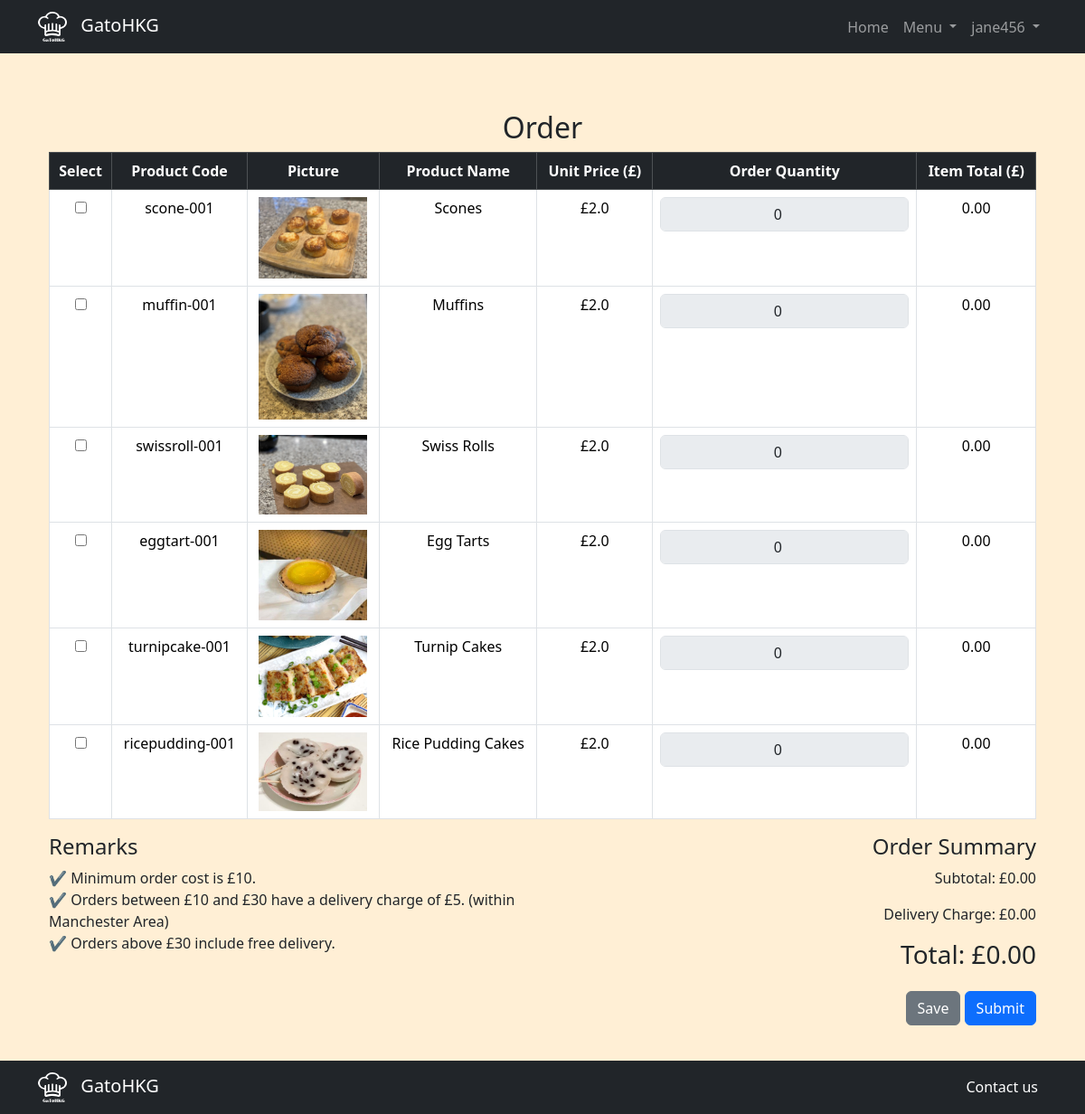
Screenshot of /order (signed in) with the database file from the repository.
### tables this page shows
CREATE TABLE products (
    id INTEGER PRIMARY KEY AUTOINCREMENT,
    pd_name TEXT NOT NULL,
    pd_code TEXT NOT NULL UNIQUE, 
    pd_price REAL NOT NULL,
    pd_picture TEXT NOT NULL,
    description TEXT
, pd_status TEXT NOT NULL DEFAULT "active");

### app.py (the view, shortened to what this page needs)
@app.route("/order", methods=["GET", "POST"])
@login_required
def order():
    products = db.execute("SELECT * FROM products WHERE pd_code != 'transport-001'")
    return render_template("order.html", products=products)

### helpers.py (called while the page is built)
def login_required(f):
    @wraps(f)
    def decorated_function(*args, **kwargs):
        if session.get("user_id") is None:
            return redirect("/login")
        return f(*args, **kwargs)
    return decorated_function

def gbp(value):
    if value is None:
        return 0
    return f"£{value:,.1f}"

### templates/order.html (shortened to what this page needs)
{% extends "layout.html" %}
{% block main %}
<div class="container mt-2">
    <h2 class="text-center">Order</h2>
    <form action="/order" method="post">
        <table class="table table-bordered text-center">
            <thead class="table-dark">
                <tr>
                    <th>Select</th>
                    <th>Product Code</th>
                    <th>Picture</th>
                    <th>Product Name</th>
                    <th>Unit Price (£)</th>
                    <th>Order Quantity</th>
                    <th>Item Total (£)</th>
                </tr>
            </thead>
            <tbody>
                {% for product in products %}
                <tr>
                    {% if product.pd_code != "transport-001" and product.pd_status == "active" %}
                    <td>
                        <input type="checkbox" id="select-{{ product.pd_code }}" name="selected_products" value="{{ product.pd_code }}"
                               onclick="toggleQuantity('{{ product.pd_code }}')">
                    </td>
                            <td>{{ product.pd_code }}</td>
                            <td>
                                <img src="{{ url_for('static', filename=product.pd_picture) }}" alt="{{ product.pd_name }}" style="width: 120px;">
                            </td>
                            <td>{{ product.pd_name }}</td>
                            <td>{{ product.pd_price | gbp }}</td>
                            <td>
                                <input type="number" id="qty-{{ product.pd_code }}" name="qty_{{ product.pd_code }}" value="0"
                                    class="form-control text-center" min="0" onchange="updateCosts()" disabled>
                            </td>
                            <td>
                                <span id="line-total-{{ product.pd_code }}">0.00</span>
                            </td>
                    {% endif %}
                </tr>
                {% endfor %}
            </tbody>
        </table>
        <div class="row mt-3">
            <div class="col-md-6">
                <h4>Remarks</h4>
                <ul class="list-unstyled">
                    <li>✔ Minimum order cost is £10.</li>
                    <li>✔ Orders between £10 and £30 have a delivery charge of £5. (within Manchester Area)</li>
                    <li>✔ Orders above £30 include free delivery.</li>
                </ul>
            </div>
            <div class="col-md-6 text-end">
                <h4>Order Summary</h4>
                <p>Subtotal: £<span id="subtotal">0.00</span></p>
                <p>Delivery Charge: £<span id="delivery-charge">0.00</span></p>
                <h3>Total: £<span id="total-cost">0.00</span></h3>
            </div>
        </div>
        <div class="text-end mt-3">
            <button type="submit" name="action" value="save" class="btn btn-secondary">Save</button>
            <button type="submit" name="action" value="submit" class="btn btn-primary">Submit</button>
        </div>
    </form>
</div>
{% endblock %}

### static/style.css (style rules this page uses)
body { background-color: papayawhip; padding-top: 50px; padding-bottom: 50px; justify-content: center; }
table.table { background-color: white; border-collapse: collapse; }

### rows the page displays
products: pd_code "scone-001", pd_picture (picture), pd_name "Scones", pd_price|gbp "£2.0"
products: pd_code "muffin-001", pd_picture (picture), pd_name "Muffins", pd_price|gbp "£2.0"
products: pd_code "swissroll-001", pd_picture (picture), pd_name "Swiss Rolls", pd_price|gbp "£2.0"
products: pd_code "eggtart-001", pd_picture (picture), pd_name "Egg Tarts", pd_price|gbp "£2.0"
products: pd_code "turnipcake-001", pd_picture (picture), pd_name "Turnip Cakes", pd_price|gbp "£2.0"
products: pd_code "ricepudding-001", pd_picture (picture), pd_name "Rice Pudding Cakes", pd_price|gbp "£2.0"

### other values shown
{{ session['username'] }} "jane456"
